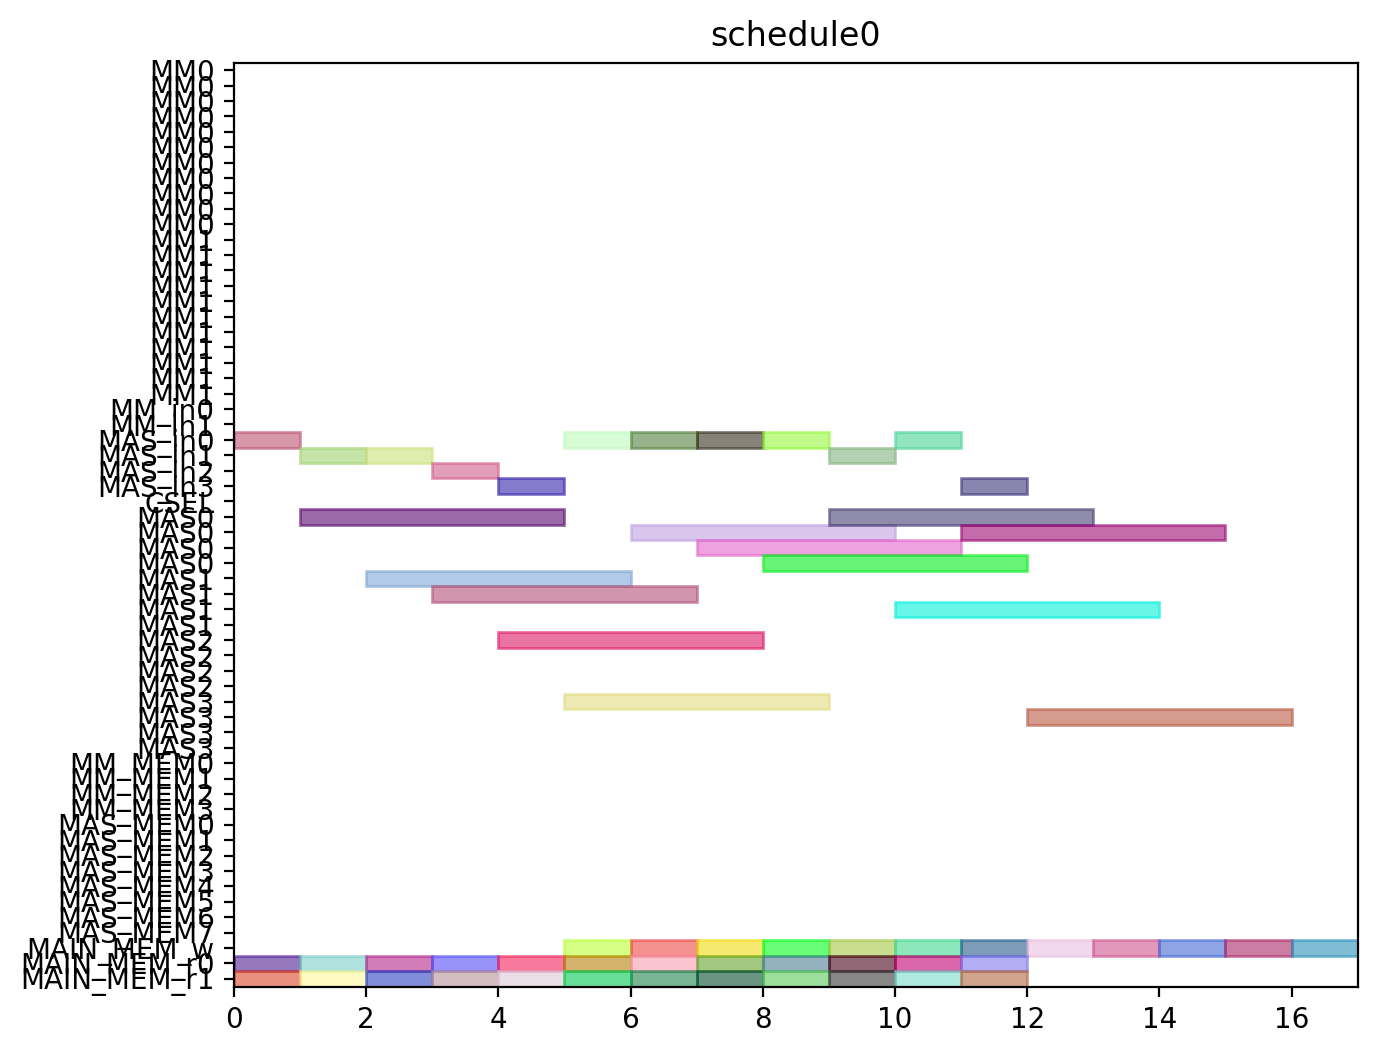

Generate this figure with Python:
from pyschedule import Scenario, solvers, plotters, alt


def solve():
	horizon = 120
	S = Scenario("schedule0", horizon=horizon)

	# resource
	MM = S.Resources('MM', num=2, size=11)
	MM_in = S.Resources('MM_in', num=2)
	MAS_in = S.Resources('MAS_in', num=4)
	CSEL = S.Resource('CSEL')
	MAS = S.Resources('MAS', num=4, size=4, periods=range(1, horizon))
	MM_MEM = S.Resources('MM_MEM', num=4)
	MAS_MEM = S.Resources('MAS_MEM', num=8)
	MAIN_MEM_w = S.Resource('MAIN_MEM_w', size=1)
	MAIN_MEM_r = S.Resources('MAIN_MEM_r', num=2)

	# result of previous scheduling

	# new tasks
	c000 = S.Task('c000', length=4, delay_cost=1)
	c000 += alt(MAS)
	c000_in = S.Task('c000_in', length=1, delay_cost=1)
	c000_in += alt(MAS_in)
	S += c000_in*MAS_in[0]<=c000*MAS[0]

	S += c000_in*MAS_in[1]<=c000*MAS[1]

	S += c000_in*MAS_in[2]<=c000*MAS[2]

	S += c000_in*MAS_in[3]<=c000*MAS[3]

	S += 0<c000

	c000_w = S.Task('c000_w', length=1, delay_cost=1)
	c000_w += alt(MAIN_MEM_w)
	S += c000 <= c000_w

	c000_mem0 = S.Task('c000_mem0', length=1, delay_cost=1)
	c000_mem0 += MAIN_MEM_r[0]
	S += c000_mem0 <= c000

	c000_mem1 = S.Task('c000_mem1', length=1, delay_cost=1)
	c000_mem1 += MAIN_MEM_r[1]
	S += c000_mem1 <= c000

	c001 = S.Task('c001', length=4, delay_cost=1)
	c001 += alt(MAS)
	c001_in = S.Task('c001_in', length=1, delay_cost=1)
	c001_in += alt(MAS_in)
	S += c001_in*MAS_in[0]<=c001*MAS[0]

	S += c001_in*MAS_in[1]<=c001*MAS[1]

	S += c001_in*MAS_in[2]<=c001*MAS[2]

	S += c001_in*MAS_in[3]<=c001*MAS[3]

	S += 0<c001

	c001_w = S.Task('c001_w', length=1, delay_cost=1)
	c001_w += alt(MAIN_MEM_w)
	S += c001 <= c001_w

	c001_mem0 = S.Task('c001_mem0', length=1, delay_cost=1)
	c001_mem0 += MAIN_MEM_r[0]
	S += c001_mem0 <= c001

	c001_mem1 = S.Task('c001_mem1', length=1, delay_cost=1)
	c001_mem1 += MAIN_MEM_r[1]
	S += c001_mem1 <= c001

	c010 = S.Task('c010', length=4, delay_cost=1)
	c010 += alt(MAS)
	c010_in = S.Task('c010_in', length=1, delay_cost=1)
	c010_in += alt(MAS_in)
	S += c010_in*MAS_in[0]<=c010*MAS[0]

	S += c010_in*MAS_in[1]<=c010*MAS[1]

	S += c010_in*MAS_in[2]<=c010*MAS[2]

	S += c010_in*MAS_in[3]<=c010*MAS[3]

	S += 0<c010

	c010_w = S.Task('c010_w', length=1, delay_cost=1)
	c010_w += alt(MAIN_MEM_w)
	S += c010 <= c010_w

	c010_mem0 = S.Task('c010_mem0', length=1, delay_cost=1)
	c010_mem0 += MAIN_MEM_r[0]
	S += c010_mem0 <= c010

	c010_mem1 = S.Task('c010_mem1', length=1, delay_cost=1)
	c010_mem1 += MAIN_MEM_r[1]
	S += c010_mem1 <= c010

	c011 = S.Task('c011', length=4, delay_cost=1)
	c011 += alt(MAS)
	c011_in = S.Task('c011_in', length=1, delay_cost=1)
	c011_in += alt(MAS_in)
	S += c011_in*MAS_in[0]<=c011*MAS[0]

	S += c011_in*MAS_in[1]<=c011*MAS[1]

	S += c011_in*MAS_in[2]<=c011*MAS[2]

	S += c011_in*MAS_in[3]<=c011*MAS[3]

	S += 0<c011

	c011_w = S.Task('c011_w', length=1, delay_cost=1)
	c011_w += alt(MAIN_MEM_w)
	S += c011 <= c011_w

	c011_mem0 = S.Task('c011_mem0', length=1, delay_cost=1)
	c011_mem0 += MAIN_MEM_r[0]
	S += c011_mem0 <= c011

	c011_mem1 = S.Task('c011_mem1', length=1, delay_cost=1)
	c011_mem1 += MAIN_MEM_r[1]
	S += c011_mem1 <= c011

	c100 = S.Task('c100', length=4, delay_cost=1)
	c100 += alt(MAS)
	c100_in = S.Task('c100_in', length=1, delay_cost=1)
	c100_in += alt(MAS_in)
	S += c100_in*MAS_in[0]<=c100*MAS[0]

	S += c100_in*MAS_in[1]<=c100*MAS[1]

	S += c100_in*MAS_in[2]<=c100*MAS[2]

	S += c100_in*MAS_in[3]<=c100*MAS[3]

	S += 0<c100

	c100_w = S.Task('c100_w', length=1, delay_cost=1)
	c100_w += alt(MAIN_MEM_w)
	S += c100 <= c100_w

	c100_mem0 = S.Task('c100_mem0', length=1, delay_cost=1)
	c100_mem0 += MAIN_MEM_r[0]
	S += c100_mem0 <= c100

	c100_mem1 = S.Task('c100_mem1', length=1, delay_cost=1)
	c100_mem1 += MAIN_MEM_r[1]
	S += c100_mem1 <= c100

	c101 = S.Task('c101', length=4, delay_cost=1)
	c101 += alt(MAS)
	c101_in = S.Task('c101_in', length=1, delay_cost=1)
	c101_in += alt(MAS_in)
	S += c101_in*MAS_in[0]<=c101*MAS[0]

	S += c101_in*MAS_in[1]<=c101*MAS[1]

	S += c101_in*MAS_in[2]<=c101*MAS[2]

	S += c101_in*MAS_in[3]<=c101*MAS[3]

	S += 0<c101

	c101_w = S.Task('c101_w', length=1, delay_cost=1)
	c101_w += alt(MAIN_MEM_w)
	S += c101 <= c101_w

	c101_mem0 = S.Task('c101_mem0', length=1, delay_cost=1)
	c101_mem0 += MAIN_MEM_r[0]
	S += c101_mem0 <= c101

	c101_mem1 = S.Task('c101_mem1', length=1, delay_cost=1)
	c101_mem1 += MAIN_MEM_r[1]
	S += c101_mem1 <= c101

	c110 = S.Task('c110', length=4, delay_cost=1)
	c110 += alt(MAS)
	c110_in = S.Task('c110_in', length=1, delay_cost=1)
	c110_in += alt(MAS_in)
	S += c110_in*MAS_in[0]<=c110*MAS[0]

	S += c110_in*MAS_in[1]<=c110*MAS[1]

	S += c110_in*MAS_in[2]<=c110*MAS[2]

	S += c110_in*MAS_in[3]<=c110*MAS[3]

	S += 0<c110

	c110_w = S.Task('c110_w', length=1, delay_cost=1)
	c110_w += alt(MAIN_MEM_w)
	S += c110 <= c110_w

	c110_mem0 = S.Task('c110_mem0', length=1, delay_cost=1)
	c110_mem0 += MAIN_MEM_r[0]
	S += c110_mem0 <= c110

	c110_mem1 = S.Task('c110_mem1', length=1, delay_cost=1)
	c110_mem1 += MAIN_MEM_r[1]
	S += c110_mem1 <= c110

	c111 = S.Task('c111', length=4, delay_cost=1)
	c111 += alt(MAS)
	c111_in = S.Task('c111_in', length=1, delay_cost=1)
	c111_in += alt(MAS_in)
	S += c111_in*MAS_in[0]<=c111*MAS[0]

	S += c111_in*MAS_in[1]<=c111*MAS[1]

	S += c111_in*MAS_in[2]<=c111*MAS[2]

	S += c111_in*MAS_in[3]<=c111*MAS[3]

	S += 0<c111

	c111_w = S.Task('c111_w', length=1, delay_cost=1)
	c111_w += alt(MAIN_MEM_w)
	S += c111 <= c111_w

	c111_mem0 = S.Task('c111_mem0', length=1, delay_cost=1)
	c111_mem0 += MAIN_MEM_r[0]
	S += c111_mem0 <= c111

	c111_mem1 = S.Task('c111_mem1', length=1, delay_cost=1)
	c111_mem1 += MAIN_MEM_r[1]
	S += c111_mem1 <= c111

	c200 = S.Task('c200', length=4, delay_cost=1)
	c200 += alt(MAS)
	c200_in = S.Task('c200_in', length=1, delay_cost=1)
	c200_in += alt(MAS_in)
	S += c200_in*MAS_in[0]<=c200*MAS[0]

	S += c200_in*MAS_in[1]<=c200*MAS[1]

	S += c200_in*MAS_in[2]<=c200*MAS[2]

	S += c200_in*MAS_in[3]<=c200*MAS[3]

	S += 0<c200

	c200_w = S.Task('c200_w', length=1, delay_cost=1)
	c200_w += alt(MAIN_MEM_w)
	S += c200 <= c200_w

	c200_mem0 = S.Task('c200_mem0', length=1, delay_cost=1)
	c200_mem0 += MAIN_MEM_r[0]
	S += c200_mem0 <= c200

	c200_mem1 = S.Task('c200_mem1', length=1, delay_cost=1)
	c200_mem1 += MAIN_MEM_r[1]
	S += c200_mem1 <= c200

	c201 = S.Task('c201', length=4, delay_cost=1)
	c201 += alt(MAS)
	c201_in = S.Task('c201_in', length=1, delay_cost=1)
	c201_in += alt(MAS_in)
	S += c201_in*MAS_in[0]<=c201*MAS[0]

	S += c201_in*MAS_in[1]<=c201*MAS[1]

	S += c201_in*MAS_in[2]<=c201*MAS[2]

	S += c201_in*MAS_in[3]<=c201*MAS[3]

	S += 0<c201

	c201_w = S.Task('c201_w', length=1, delay_cost=1)
	c201_w += alt(MAIN_MEM_w)
	S += c201 <= c201_w

	c201_mem0 = S.Task('c201_mem0', length=1, delay_cost=1)
	c201_mem0 += MAIN_MEM_r[0]
	S += c201_mem0 <= c201

	c201_mem1 = S.Task('c201_mem1', length=1, delay_cost=1)
	c201_mem1 += MAIN_MEM_r[1]
	S += c201_mem1 <= c201

	c210 = S.Task('c210', length=4, delay_cost=1)
	c210 += alt(MAS)
	c210_in = S.Task('c210_in', length=1, delay_cost=1)
	c210_in += alt(MAS_in)
	S += c210_in*MAS_in[0]<=c210*MAS[0]

	S += c210_in*MAS_in[1]<=c210*MAS[1]

	S += c210_in*MAS_in[2]<=c210*MAS[2]

	S += c210_in*MAS_in[3]<=c210*MAS[3]

	S += 0<c210

	c210_w = S.Task('c210_w', length=1, delay_cost=1)
	c210_w += alt(MAIN_MEM_w)
	S += c210 <= c210_w

	c210_mem0 = S.Task('c210_mem0', length=1, delay_cost=1)
	c210_mem0 += MAIN_MEM_r[0]
	S += c210_mem0 <= c210

	c210_mem1 = S.Task('c210_mem1', length=1, delay_cost=1)
	c210_mem1 += MAIN_MEM_r[1]
	S += c210_mem1 <= c210

	c211 = S.Task('c211', length=4, delay_cost=1)
	c211 += alt(MAS)
	c211_in = S.Task('c211_in', length=1, delay_cost=1)
	c211_in += alt(MAS_in)
	S += c211_in*MAS_in[0]<=c211*MAS[0]

	S += c211_in*MAS_in[1]<=c211*MAS[1]

	S += c211_in*MAS_in[2]<=c211*MAS[2]

	S += c211_in*MAS_in[3]<=c211*MAS[3]

	S += 0<c211

	c211_w = S.Task('c211_w', length=1, delay_cost=1)
	c211_w += alt(MAIN_MEM_w)
	S += c211 <= c211_w

	c211_mem0 = S.Task('c211_mem0', length=1, delay_cost=1)
	c211_mem0 += MAIN_MEM_r[0]
	S += c211_mem0 <= c211

	c211_mem1 = S.Task('c211_mem1', length=1, delay_cost=1)
	c211_mem1 += MAIN_MEM_r[1]
	S += c211_mem1 <= c211

	solvers.mip.solve(S,msg=1,kind='CPLEX',ratio_gap=1.01)

	solution = [['hoge']*len(S.solution()[1]) for i in range(len(S.solution()))]
	for i in range(len(S.solution())):
		for j in range(len(S.solution()[i])):
			solution[i][j]=str(S.solution()[i][j])
	print(solution)

	cycles = int(solution[-1][3])

	pic_file_name = "/mnt/rose/usr1/fukuda/ABE/multiRAM_multiMAS_16mux/scheduling_result/stage11MM2_stage4MAS4/CONJ/schedule0.png"
	if(S.solution() != []):
		plotters.matplotlib.plot(S,img_filename=pic_file_name, show_task_labels=False, fig_size=(cycles*0.25+3, 6))

	return solution
